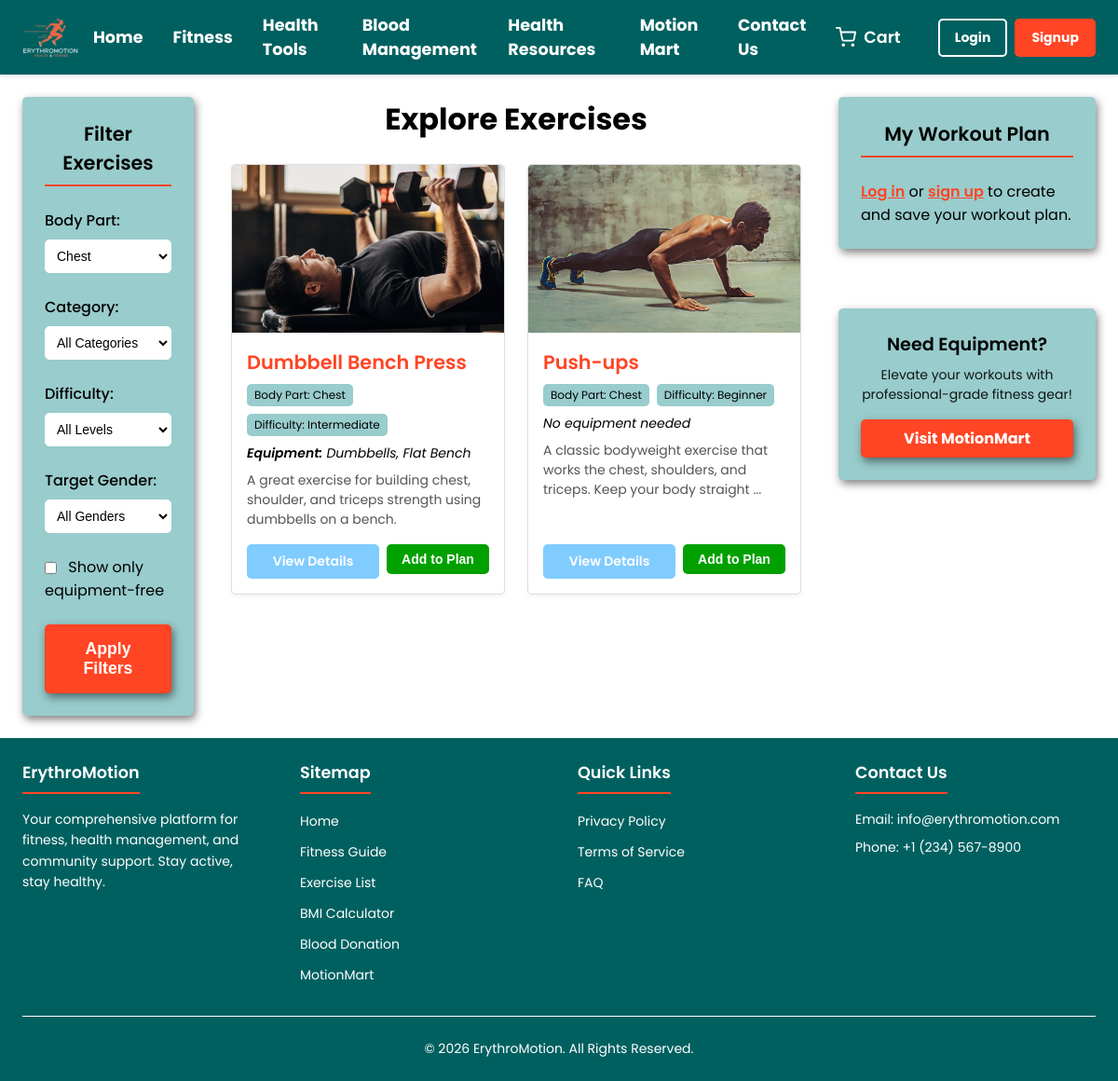
The app's page /exercise.php?body_part=Chest with its own data.
### tables this page shows
CREATE TABLE IF NOT EXISTS exercises (
    exercise_id INT AUTO_INCREMENT PRIMARY KEY,
    name VARCHAR(255) NOT NULL,
    description TEXT NULL,
    body_part_targeted VARCHAR(100) NULL,
    category_type VARCHAR(100) NULL,
    difficulty_level ENUM('Beginner', 'Intermediate', 'Advanced') NOT NULL,
    equipment_needed BOOLEAN NOT NULL DEFAULT 0,
    equipment_details VARCHAR(255) NULL,
    image_url VARCHAR(255) NULL,
    video_url VARCHAR(255) NULL,
    gender_target ENUM('Unisex', 'Male', 'Female') DEFAULT 'Unisex',
    notes TEXT NULL,
    is_featured BOOLEAN DEFAULT 0
);

### exercise.php (the view, shortened to what this page needs)
<?php
$root_path_prefix = "";
include __DIR__ . '/includes/db_connect.php';
$current_user_id = $_SESSION['user_id'] ?? null;
$pdo = null;
try {
    $pdo = new PDO("mysql:host=$db_host;dbname=$db_name;charset=utf8mb4", $db_user, $db_pass);
    $pdo->setAttribute(PDO::ATTR_ERRMODE, PDO::ERRMODE_EXCEPTION);
    $pdo->setAttribute(PDO::ATTR_DEFAULT_FETCH_MODE, PDO::FETCH_ASSOC);
} catch (PDOException $e) {
    die("Could not connect to the database: " . $e->getMessage());
}
$page_errors = [];
$sql = "SELECT * FROM exercises WHERE 1=1";
$params = [];
$filter_body_part = $_GET['body_part'] ?? '';
$filter_equipment_free_only = isset($_GET['equipment_free_only']);
if (!empty($filter_body_part)) {
    $sql .= " AND body_part_targeted = :body_part";
    $params[':body_part'] = $filter_body_part;
}
$sql .= " ORDER BY name ASC";
try {
    $stmt = $pdo->prepare($sql);
    $stmt->execute($params);
    $exercises = $stmt->fetchAll();
} catch (PDOException $e) {
    $exercises = [];
    $page_errors[] = "Error fetching exercises: " . $e->getMessage();
}
$user_plan_exercises = [];
$body_parts = ['Chest', 'Back', 'Legs', 'Shoulders', 'Biceps', 'Triceps', 'Abs', 'Full Body'];
?>
<!DOCTYPE html>
<html lang="en">
<head>
    <link rel="stylesheet" href="<?php echo $root_path_prefix; ?>css/variables.css">
    <link rel="stylesheet" href="<?php echo $root_path_prefix; ?>css/navbar.css">
    <link rel="stylesheet" href="<?php echo $root_path_prefix; ?>css/footer.css">
    <link rel="stylesheet" href="<?php echo $root_path_prefix; ?>css/exercise.css">
</head>
<body>
    <?php include __DIR__ . '/includes/navbar.php'; ?>
    <main class="exercise-page-main">
        <div class="exercise-page-layout">
            <aside class="filter-section styled-sidebar-box">
                <h2>Filter Exercises</h2>
                <form method="GET" action="<?php echo $root_path_prefix; ?>exercise.php" class="filter-form">
                    <div class="form-group">
                        <label for="body_part">Body Part:</label>
                        <select name="body_part" id="body_part">
                            <?php foreach ($body_parts as $part): ?>
                                <option value="<?php echo htmlspecialchars($part); ?>" <?php echo ($filter_body_part == $part) ? 'selected' : ''; ?>><?php echo htmlspecialchars($part); ?></option>
                            <?php endforeach; ?>
                        </select>
                    </div>
                    <div class="form-group">
                        <label for="category_type">Category:</label>
                        <select name="category_type" id="category_type">
                            <option value="">All Categories</option>
                        </select>
                    </div>
                    <div class="form-group">
                        <label for="difficulty_level">Difficulty:</label>
                        <select name="difficulty_level" id="difficulty_level">
                            <option value="">All Levels</option>
                        </select>
                    </div>
                    <div class="form-group">
                        <label for="gender_target">Target Gender:</label>
                        <select name="gender_target" id="gender_target">
                            <option value="">All Genders</option>
                        </select>
                    </div>
                    <div class="form-group checkbox-group">
                        <input type="checkbox" name="equipment_free_only" id="equipment_free_only" value="1" <?php echo $filter_equipment_free_only ? 'checked' : ''; ?>>
                        <label for="equipment_free_only">Show only equipment-free</label>
                    </div>
                    <button type="submit" class="filter-button">Apply Filters</button>
                </form>
            </aside>
            <section class="exercise-list-section">
                <h1>Explore Exercises</h1>
                <?php if (empty($exercises)): ?>
                    <p class="no-exercises">No exercises found matching your criteria. Try adjusting the filters!</p>
                <?php else: ?>
                    <div class="exercise-grid">
                        <?php foreach ($exercises as $exercise): ?>
                            <div class="exercise-card">
                                <img src="<?php echo $root_path_prefix; ?><?php echo !empty($exercise['image_url']) ? htmlspecialchars($exercise['image_url']) : 'images/exercises/placeholder.png'; ?>" alt="<?php echo htmlspecialchars($exercise['name']); ?>" class="exercise-image">
                                <div class="exercise-card-content">
                                    <h3><?php echo htmlspecialchars($exercise['name']); ?></h3>
                                    <p class="exercise-meta">
                                        <span>Body Part: <?php echo htmlspecialchars($exercise['body_part_targeted']); ?></span>
                                        <span>Difficulty: <?php echo htmlspecialchars($exercise['difficulty_level']); ?></span>
                                    </p>
                                    <?php if ($exercise['equipment_needed'] && !empty($exercise['equipment_details'])): ?>
                                        <p class="equipment-needed"><strong>Equipment:</strong> <?php echo htmlspecialchars($exercise['equipment_details']); ?></p>
                                    <?php elseif ($exercise['equipment_needed']): ?>
                                        <p class="equipment-needed"><strong>Equipment:</strong> Required</p>
                                    <?php else: ?>
                                        <p class="equipment-free">No equipment needed</p>
                                    <?php endif; ?>
                                    <p class="exercise-description-snippet"><?php echo htmlspecialchars(substr($exercise['description'] ?? '', 0, 100)) . (strlen($exercise['description'] ?? '') > 100 ? '...' : ''); ?></p>
                                    <div class="exercise-actions">
                                        <a href="<?php echo $root_path_prefix; ?>exercise_details.php?id=<?php echo $exercise['exercise_id']; ?>" class="details-button">View Details</a>
                                        <form method="POST" action="<?php echo $root_path_prefix; ?>exercise.php<?php echo htmlspecialchars(empty($_SERVER['QUERY_STRING']) ? '' : '?' . $_SERVER['QUERY_STRING']); ?>" class="add-to-plan-form">
                                            <button type="submit" name="add_to_plan_action" class="add-to-plan-button">Add to Plan</button>
                                        </form>
                                    </div>
                                </div>
                            </div>
                        <?php endforeach; ?>
                    </div>
                <?php endif; ?>
            </section>
            <aside class="right-aside-section">
                <div class="user-plan-content-box styled-sidebar-box">
                    <h2>My Workout Plan</h2>
                    <?php if ($current_user_id): ?>
                        <?php if (!empty($user_plan_exercises)): ?>
                            <ul class="user-plan-list">
                                <?php foreach ($user_plan_exercises as $plan_item): ?>
                                    <li class="user-plan-item">
                                        <span><?php echo htmlspecialchars($plan_item['name']); ?></span>
                                        <form method="POST" action="<?php echo $root_path_prefix; ?>exercise.php<?php echo htmlspecialchars(empty($_SERVER['QUERY_STRING']) ? '' : '?' . $_SERVER['QUERY_STRING']); ?>" class="remove-item-form">
                                            <input type="hidden" name="plan_entry_id_to_remove" value="<?php echo $plan_item['plan_entry_id']; ?>">
                                            <button type="submit" name="remove_from_plan_action" class="remove-item-button" title="Remove exercise">×</button>
                                        </form>
                                    </li>
                                <?php endforeach; ?>
                            </ul>
                            <form method="POST" action="<?php echo $root_path_prefix; ?>exercise.php<?php echo htmlspecialchars(empty($_SERVER['QUERY_STRING']) ? '' : '?' . $_SERVER['QUERY_STRING']); ?>" class="clear-plan-form">
                                <input type="hidden" name="clear_my_plan" value="1">
                                <button type="submit" class="clear-plan-button">Clear My Plan</button>
                            </form>
                        <?php else: ?>
                            <p>Your workout plan is empty. Add some exercises!</p>
                        <?php endif; ?>
                    <?php else: ?>
                        <p><a href="<?php echo $root_path_prefix; ?>login.php?redirect=<?php echo urlencode('exercise.php'); ?>">Log in</a> or <a href="<?php echo $root_path_prefix; ?>signup.php">sign up</a> to create and save your workout plan.</p>
                    <?php endif; ?>
                </div>
                <div class="cta-motionmart-sidebar-box styled-sidebar-box">
                    <h2>Need Equipment?</h2>
                    <p>Elevate your workouts with professional-grade fitness gear!</p>
                    <a href="<?php echo $root_path_prefix; ?>motionmart.php" class="cta-button" id="motionmart-cta-button-sidebar">Visit MotionMart</a>
                </div>
            </aside>
        </div>
    </main>
    <?php include __DIR__ . '/includes/footer.php'; ?>
</body>
</html>

### css/variables.css (style rules this page uses)
:root { --primary-color: #ff4524; --primary-color-darker: #c9361c; --secondary-color: #80ccff; --success-color: #00a000; --error-color: red; --text-color-primary: #000000; --white-text-color: white; --text-color-secondary: #555555; --white: white; --black: black; --background-color: #006060; --background-color-light: #99cccc; --border-color: #ffffff; --font-family-primary: 'Poppins', 'Roboto', 'Segoe UI', Arial, sans-serif; --font-size-base: 16px; --font-size-small: 0.875rem; --font-size-medium: 1.1rem; --font-size-large: 1.7rem; --spacing-unit: 0.5rem; --spacing-xs: var(--spacing-unit); --spacing-sm: calc(var(--spacing-unit) * 2); --spacing-md: calc(var(--spacing-unit) * 3); --spacing-lg: calc(var(--spacing-unit) * 5); --navbar-height: 5rem; --border-radius: 5px; --transition-speed: 0.3s; --box-shadow: 2px 4px 10px rgba(0, 0, 0, 0.5); }

### css/navbar.css (style rules this page uses)
*, *::before, *::after { box-sizing: border-box; margin: 0; padding: 0; }
body { padding-top: var(--navbar-height); font-family: var(--font-family-primary); background-color: var(--white); }

### exercise.php (style rules this page uses)
body { display: flex; flex-direction: column; min-height: 100vh; }
main { flex-grow: 1; }

### records on screen
exercises: image_url (picture), name "Dumbbell Bench Press", body_part_targeted "Chest", difficulty_level "Intermediate", equipment_details "Dumbbells, Flat Bench", description "A great exercise for building chest, shoulder, and triceps strength using dumbbells on a bench."
exercises: image_url (picture), name "Push-ups", body_part_targeted "Chest", difficulty_level "Beginner", equipment_needed "No equipment needed", description "A classic bodyweight exercise that works the chest, shoulders, and triceps. Keep your body straight"

### other values on screen
form field body_part "Chest"
